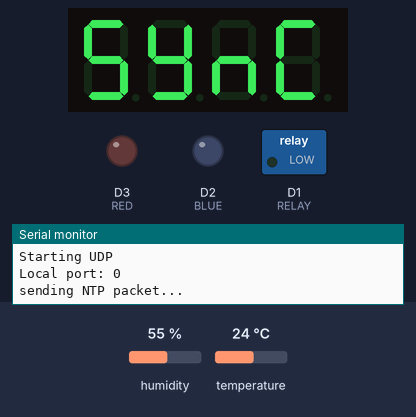
Simulated run of this sketch. Board: ESP8266 (NodeMCU). Shown: 4-digit seven-segment display, switched loads named in the sketch (green lamp = pin HIGH), output pins drawn as LEDs (lit = HIGH), the last lines printed to the serial monitor. Dashed ring = blinking. Inputs (shaded band) come from the test bench; at power-on: temperature 24 °C, humidity 55 %. WiFi joins after 1.5 s; servers stay silent unless stated.

Above: at 1.7 s.
At 8.8 s:
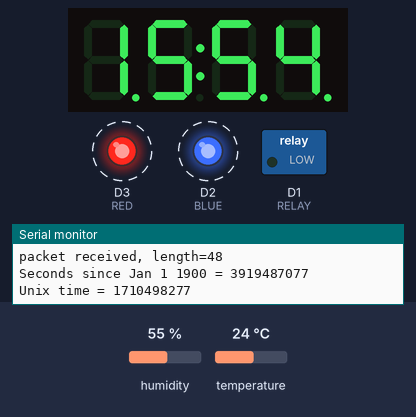
8.9 s: temperature set to 12 °C
At 18.5 s:
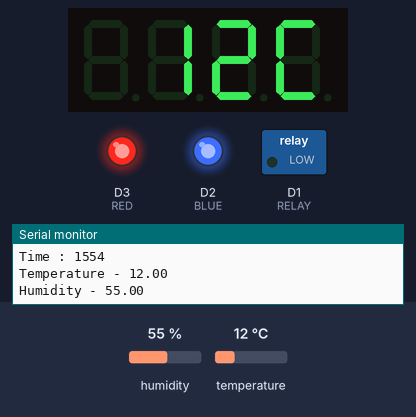
23.9 s: temperature set to 19 °C
At 28.5 s:
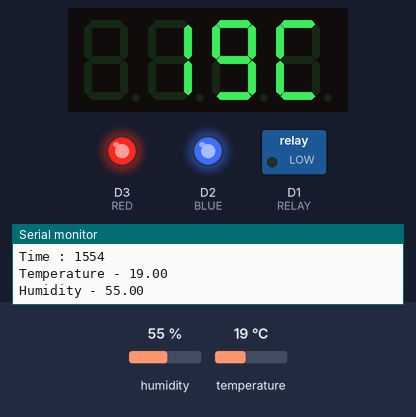
38.9 s: temperature set to 28 °C
At 41.8 s:
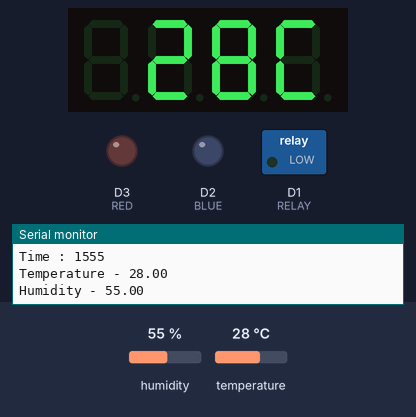
Timing chart, 0 to 74.9 s (numbered marks = the images above; inputs shaded):
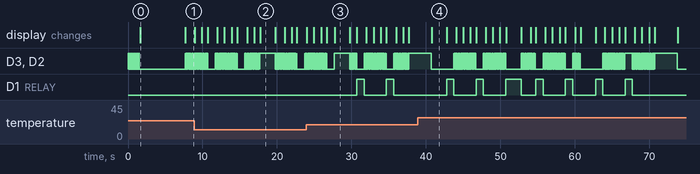

The sketch:

temptime_04.ino
```cpp
#include <ESP8266WiFi.h>
// controls the 7 segment display
#include <TM1637Display.h>

// enables UDP
#include <WiFiUdp.h>

// time management libraries - uses millis() to manage time
#include <Time.h>
#include <TimeLib.h>

// DHT library to manage the temperature sensor
#include <SimpleDHT.h>

// JSON management library
#include <ArduinoJson.h>

// Wifi parameters / auth
#define ssid  ""
#define password "$!23"

//
#define MAX_ATTEMPTS_FOR_TIME 5
#define MAX_CONNECTION_ATTEMPTS 30

// define the pins for RELAY & LED
#define RELAY D1
#define BLUE D2
#define RED D3
#define DHT22_PIN D6

// http port
#define HTTP_PORT 80

const size_t MAX_CONTENT_SIZE = 512;

// timezonedb host & URLs
const char *timezonedbhost = "api.timezonedb.com";
const char *timezoneparams = "/v2/get-time-zone?key=NAQ9N7E21XFY&by=zone&zone=Asia/Kolkata&format=json";

const int CLK = D5; //Set the CLK pin connection to the display
const int DIO = D4; //Set the DIO pin connection to the display

String localIP = "";

unsigned int localPort = 2390;      // local port to listen for UDP packets
IPAddress timeServerIP; // time.nist.gov NTP server address
const char* ntpServerName = "time.nist.gov";
const int NTP_PACKET_SIZE = 48; // NTP time stamp is in the first 48 bytes of the message
byte packetBuffer[ NTP_PACKET_SIZE]; //buffer to hold incoming and outgoing packets

// A UDP instance to let us send and receive packets over UDP
WiFiUDP udp;

// 4 segment display
TM1637Display display(CLK, DIO); //set up the 4-Digit Display.

time_t timeVal;

bool getTemperatureHumidity(float&, float&); // get temp
bool connectToWiFi(); // connect to WiFi
unsigned long sendNTPpacket(IPAddress&);
time_t getTime();
time_t getTimeFromTimeZoneDB(const char*, const char*);

unsigned long int t_SENSE_TEMP = 0;

const uint8_t SEG_CONN[] = {
	SEG_A | SEG_D | SEG_E | SEG_F,                   // C
	SEG_A | SEG_B | SEG_C | SEG_D | SEG_E | SEG_F,   // O
	SEG_C | SEG_E | SEG_G,                           // n
	SEG_C | SEG_E | SEG_G,           				 // n
};

const uint8_t SEG_ERR[] = {
	SEG_A | SEG_D | SEG_E | SEG_F | SEG_G,  // E
	SEG_E | SEG_G,   						// r
	SEG_E | SEG_G,                         // r
	0
};

const uint8_t SEG_SYNC[] = {
	SEG_A | SEG_C | SEG_D | SEG_F | SEG_G,   // S
	SEG_B | SEG_C | SEG_D | SEG_F | SEG_G,  // y
	SEG_C | SEG_E | SEG_G,                  // n
	SEG_A | SEG_D | SEG_E | SEG_F           // C
};

const uint8_t LETTER_C = SEG_A | SEG_D | SEG_E | SEG_F ; // 'C'
const uint8_t LETTER_H = SEG_C | SEG_E | SEG_F | SEG_G ; // 'H'

// define the temperture object
SimpleDHT22 dht22;

void setup()
{
 	int attempt = 0;
 	Serial.begin(115200);

 	// set the LEDs & relay
 	pinMode(RELAY, OUTPUT);
 	pinMode(BLUE, OUTPUT);
 	pinMode(RED, OUTPUT);

 	display.setBrightness(0x0f); //set the diplay to maximum brightness
	timeVal = 0;

 	// attempt connection
 	display.setSegments(SEG_CONN);

 	// connect to Wifi
	if(connectToWiFi()) {
		Serial.println("Starting UDP");
		udp.begin(localPort);
		Serial.print("Local port: ");

		Serial.println(udp.localPort());

		while(attempt < MAX_ATTEMPTS_FOR_TIME) {
			timeVal = getTime();
			if(timeVal) // got time !
				break;

			attempt++;
		}

		Serial.print("Get time value : ");
		Serial.println(timeVal);
	}

	if(timeVal > 0) {
		setTime(timeVal);
	} else {
		display.setSegments(SEG_ERR);
	}

	// set up sync provider for getting time every 180 seconds
	setSyncProvider(getTime);
	setSyncInterval(30);

	t_SENSE_TEMP = millis();
}


void loop()
{
	float temperature, humidity;
	unsigned int t = hour() * 100 + minute();
	display.showNumberDecEx(t, second()%2?0xff:0x00, true);

	if(second()%4) {
		digitalWrite(BLUE, !digitalRead(BLUE));
		digitalWrite(RED, !digitalRead(RED));
	}

	// turn on the LED during an ODD minute every 4 seconds
	if(minute()%2 && !(second()%4)) {
		digitalWrite(RELAY, HIGH);
	} else {
		digitalWrite(RELAY, LOW);
	}

	if(millis() - t_SENSE_TEMP > 10000) {
		Serial.print("Time : ");
		Serial.println(t);

		t_SENSE_TEMP = millis();
		if(getTemperatureHumidity(temperature, humidity)) {
			// data to display on the 7 segment display
			uint8_t data[] = { 0xff, 0xff, 0xff, 0xff }; // all on

			// first display the temperture
			data[0] = temperature < 0 ? SEG_G : 0; // '-' sign

			data[1] = display.encodeDigit((int)temperature / 10); // first digit
			data[2] = display.encodeDigit((int)temperature % 10); // second digit
			data[3] = LETTER_C; // 'C' centigrade

			display.setSegments(data);

			// wait for 2 secs
			delay(2000);
		} else {
			display.setSegments(SEG_ERR);
		}
	}
}

// connects to Wifi and sets up the WebServer !
bool connectToWiFi() {
	Serial.println();
	Serial.println();
	Serial.print("Connecting to ");
	Serial.println(ssid);

	int count = 0;

	WiFi.begin(ssid, password);

	while (WiFi.status() != WL_CONNECTED) {
		if(count++ > MAX_CONNECTION_ATTEMPTS) // 30 attempts
			return false;
		digitalWrite(BLUE, HIGH);
		digitalWrite(RED, HIGH);
		delay(100);
		digitalWrite(BLUE, LOW);
		digitalWrite(RED, LOW);
		delay(100);
		Serial.print(".");
	}

	Serial.println("");
	Serial.println("WiFi connected");
	Serial.println("IP address: ");

	localIP = WiFi.localIP().toString();

	Serial.println(localIP);

	return true;
}

time_t getTime()
{
	display.setSegments(SEG_SYNC);

	WiFi.hostByName(ntpServerName, timeServerIP);
	sendNTPpacket(timeServerIP); // send an NTP packet to a time server

	// wait to see if a reply is available
	delay(3000);

	int cb = udp.parsePacket();

	// introduce a back up for time as its critical for the overall operation
	if (!cb) {
		Serial.println("no packet yet, trying timezonedb as back up!");
		return getTimeBackup();
		// even if this fails, you must connect the system to an RTC module
		// set up time and obtain it.
	}
	else {
		Serial.print("packet received, length=");
		Serial.println(cb);
		// We've received a packet, read the data from it
		udp.read(packetBuffer, NTP_PACKET_SIZE); // read the packet into the buffer

		//the timestamp starts at byte 40 of the received packet and is four bytes,
		// or two words, long. First, esxtract the two words:
		unsigned long highWord = word(packetBuffer[40], packetBuffer[41]);
		unsigned long lowWord = word(packetBuffer[42], packetBuffer[43]);
		// combine the four bytes (two words) into a long integer
		// this is NTP time (seconds since Jan 1 1900):
		unsigned long secsSince1900 = highWord << 16 | lowWord;

		Serial.print("Seconds since Jan 1 1900 = " );
		Serial.println(secsSince1900);

		// now convert NTP time into everyday time:
		Serial.print("Unix time = ");
		// Unix time starts on Jan 1 1970. In seconds, that's 2208988800:
		const unsigned long seventyYears = 2208988800UL;
		// subtract seventy years:
		unsigned long epoch = secsSince1900 - seventyYears;
		// print Unix time:
		Serial.println(epoch);

		epoch += 5*60*60 + 30*60; // IST ahead by 5 hrs 30 mins

		return epoch;
	}

}

// send an NTP request to the time server at the given address
unsigned long sendNTPpacket(IPAddress& address)
{
  Serial.println("sending NTP packet...");
  // set all bytes in the buffer to 0
  memset(packetBuffer, 0, NTP_PACKET_SIZE);
  // Initialize values needed to form NTP request
  // (see URL above for details on the packets)
  packetBuffer[0] = 0b11100011;   // LI, Version, Mode
  packetBuffer[1] = 0;     // Stratum, or type of clock
  packetBuffer[2] = 6;     // Polling Interval
  packetBuffer[3] = 0xEC;  // Peer Clock Precision
  // 8 bytes of zero for Root Delay & Root Dispersion
  packetBuffer[12]  = 49;
  packetBuffer[13]  = 0x4E;
  packetBuffer[14]  = 49;
  packetBuffer[15]  = 52;

  // all NTP fields have been given values, now
  // you can send a packet requesting a timestamp:
  udp.beginPacket(address, 123); //NTP requests are to port 123
  udp.write(packetBuffer, NTP_PACKET_SIZE);
  udp.endPacket();
}

// API to get your temperature and humidity
bool getTemperatureHumidity(float &temp, float &hum) {
  // read without samples.
  float temperature = 0;
  float humidity = 0;
  int err = SimpleDHTErrSuccess;
  if ((err = dht22.read2(DHT22_PIN, &temperature, &humidity, NULL)) != SimpleDHTErrSuccess) {
    Serial.print("Reading DHT22 failed - may not be connected, err=");
    Serial.println(err);
    return false;
  }

  temp = temperature;
  hum = humidity;

  Serial.print("Temperature - ");
  Serial.println(temp);

  Serial.print("Humidity - ");
  Serial.println(hum);

  Serial.println();

  return true;
}

// wrapper API for getTimeFromTimeZoneDB
time_t getTimeBackup()
{
	return getTimeFromTimeZoneDB(timezonedbhost, timezoneparams);
}

// connect to timezone db !
time_t getTimeFromTimeZoneDB(const char* host, const char* params)
{
  Serial.print("Trying to connect to ");
  Serial.println(host);

  // Use WiFiClient for timezonedb
  WiFiClient client;
  if (!client.connect(host, HTTP_PORT)) {
    Serial.print("Failed to connect to :");
    Serial.println(host);
    return 0;
  }

  Serial.println("connected !....");

  // send a GET request
  client.print(String("GET ") + timezoneparams + " HTTP/1.1\r\n" +
             "Host: " + host + "\r\n" +
             "User-Agent: ESP8266\r\n" +
             "Accept: */*\r\n" +
             "Connection: close\r\n\r\n");

  // bypass HTTP headers
  while (client.connected()) {
    String line = client.readStringUntil('\n');
    Serial.print( "Header: ");
    Serial.println(line);
    if (line == "\r") {
      break;
    }
  }

  // get the length component
  while (client.connected()) {
    String line = client.readStringUntil('\n');
    Serial.print( "Body Length: ");
    Serial.println(line);
      break;
  }

  String line = "";

  // get the actual body, which has the JSON content
  while (client.connected()) {
    line = client.readStringUntil('\n');
    Serial.print( "Json body: ");
    Serial.println(line);
    break;
  }

  // Use Arduino JSON libraries parse the JSON object
  const size_t BUFFER_SIZE =
      JSON_OBJECT_SIZE(8)    // the root object has 8 elements
      + MAX_CONTENT_SIZE;    // additional space for strings

  // Allocate a temporary memory pool
  DynamicJsonBuffer jsonBuffer(BUFFER_SIZE);

  JsonObject& root = jsonBuffer.parseObject(line);

  if (!root.success()) {
    Serial.println("JSON parsing failed!");
    return -1;
  }

  Serial.println("Parsing a success ! -- ");

  // 'timestamp' has the exact UNIX time for the zone specified by zone param
  Serial.println((long)root["timestamp"]);

  return (time_t)root["timestamp"];
}
```

Measured:
- what the display in image 0 shows lasts 6.1 s, from 1.6 s to 7.7 s
- what the display in image 2 shows lasts 2.0 s, from 17.7 s to 19.7 s
